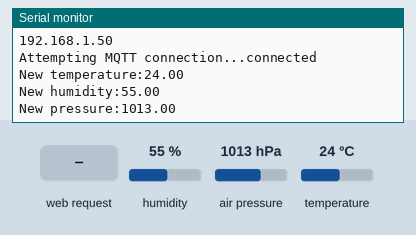
The sketch below on a simulated ESP8266 (NodeMCU). Shown: the last lines printed to the serial monitor. The inputs (shaded band) are chosen by the test bench; at power-on: humidity 55 %, air pressure 1013 hPa, temperature 24 °C. WiFi joins after 1.5 s; servers stay silent unless stated; storage starts empty; no MQTT or app messages arrive unless stated.

Above: at 2.7 s.
2.8 s: humidity set to 22 %
At 4.1 s:
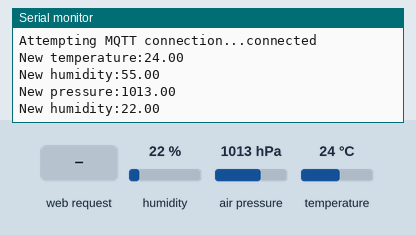
4.3 s: HTTP request GET /temperature received
At 5.5 s:
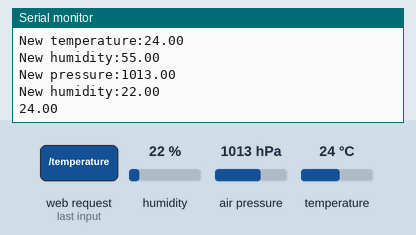
5.8 s: air pressure set to 952 hPa
At 7.0 s:
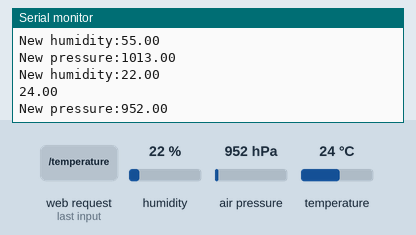
7.3 s: temperature set to 12 °C
At 8.5 s:
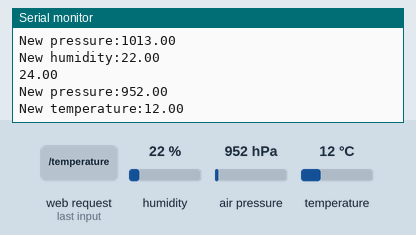
8.8 s: HTTP request GET /humidity received
At 10.2 s:
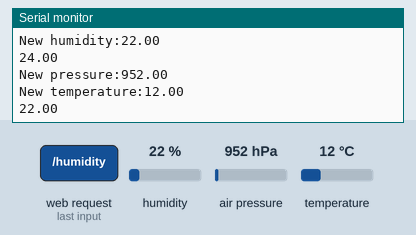
Timing chart, 0 to 11.3 s (numbered marks = the images above; inputs shaded):
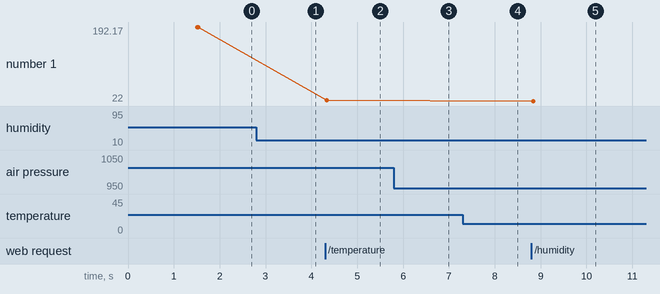

The sketch:

bme280.ino
```cpp
#include <Arduino.h>
#include <ESP8266WiFi.h>
#include <Hash.h>
#include <ESPAsyncTCP.h>
#include <ESPAsyncWebServer.h>
#include <FS.h>
#include <Wire.h>
#include <Adafruit_Sensor.h>
#include <Adafruit_BME280.h>
#include <PubSubClient.h>

#define humidity_topic "sensor/humidity"
#define temperature_topic "sensor/temperature"
#define pressure_topic "sensor/pressure"

 // I2C
//Adafruit_BME280 bme(BME_CS); // hardware SPI
//Adafruit_BME280 bme(BME_CS, BME_MOSI, BME_MISO, BME_SCK); // software SPI

// Replace with your network credentials
const char* ssid = "miediom";
const char* password = "09102000";

const char* mqttServer = "tailor.cloudmqtt.com";
const int   mqttPort = 16892;
const char* mqttUser = "eivykgcj";
const char* mqttPassword = "M6nqjaIlMcaF";

WiFiClient  espClient;
PubSubClient client(espClient);
Adafruit_BME280 bme;
// Create AsyncWebServer object on port 80
AsyncWebServer server(80);


String readBME280Temperature() {
  // Read temperature as Celsius (the default)
  float t = bme.readTemperature();
  // Convert temperature to Fahrenheit
  //t = 1.8 * t + 32;
  if (isnan(t)) {
    Serial.println("Failed to read from BME280 sensor!");
    return "";
  }
  else {
    Serial.println(t);
    return String(t);
  }
}

String readBME280Humidity() {
  float h = bme.readHumidity();
  if (isnan(h)) {
    Serial.println("Failed to read from BME280 sensor!");
    return "";
  }
  else {
    Serial.println(h);
    return String(h);
  }
}

String readBME280Pressure() {
  float p = bme.readPressure() / 100.0F;
  if (isnan(p)) {
    Serial.println("Failed to read from BME280 sensor!");
    return "";
  }
  else {
    Serial.println(p);
    return String(p);
  }
}

//void setup(){
//  // Serial port for debugging purposes
//  Serial.begin(115200);
//  WiFi.begin(ssid,password);
//  while(WiFi.status() != WL_CONNECTED){
//    delay(500);
//    Serial.println(".");
//  }
//  Serial.print("Connected to Wifi: ");
//  Serial.println(WiFi.SSID());
//
//  client.setServer(mqttServer,mqttPort);
//
//
//  while(!client.connected()){
//    Serial.println("Connecting to MQTT ..");
//    if(client.connect("ESP8266Client",mqttUser,mqttPassword)){
//      Serial.println("connected");
//
//    }
//    else{
//      Serial.print("fail connection");
//      Serial.println(client.state());
//      delay(500);
//    }
//  }
void setup() {
  Serial.begin(115200);
  setup_wifi();
  client.setServer(mqttServer, mqttPort);
  client.setCallback(callback);

  bool status;
  // default settings
  // (you can also pass in a Wire library object like &Wire2)
  status = bme.begin(0x76);
  if (!status) {
    Serial.println("Could not find a valid BME280 sensor, check wiring!");
    while (1);
  }
 if(!SPIFFS.begin()){
    Serial.println("An Error has occurred while mounting SPIFFS");
    return;
  }
  WiFi.begin(ssid, password);
  while (WiFi.status() != WL_CONNECTED) {
    delay(1000);
    Serial.println("Connecting to WiFi..");
  }

  // Print ESP32 Local IP Address
  Serial.println(WiFi.localIP());

  // Route for root / web page
  server.on("/", HTTP_GET, [](AsyncWebServerRequest *request){
    request->send(SPIFFS, "/index.html");
  });
  server.on("/temperature", HTTP_GET, [](AsyncWebServerRequest *request){
    request->send_P(200, "text/plain", readBME280Temperature().c_str());
  });
  server.on("/humidity", HTTP_GET, [](AsyncWebServerRequest *request){
    request->send_P(200, "text/plain", readBME280Humidity().c_str());
  });
  server.on("/pressure", HTTP_GET, [](AsyncWebServerRequest *request){
    request->send_P(200, "text/plain", readBME280Pressure().c_str());
  });

  // Start server
  server.begin();
}
void setup_wifi() {
  delay(10);
  // We start by connecting to a WiFi network
  Serial.println();
  Serial.print("Connecting to ");
  Serial.println(ssid);

  WiFi.begin(ssid,password);

  while (WiFi.status() != WL_CONNECTED) {
    delay(500);
    Serial.print(".");
  }

  Serial.println("");
  Serial.println("WiFi connected");
  Serial.println("IP address: ");
  Serial.println(WiFi.localIP());
}
void callback(char* topic, byte* payload, unsigned int length) {
  Serial.print("Message arrived [");
  Serial.print(topic);
  Serial.print("] ");
  for (int i = 0; i < length; i++) {
    Serial.print((char)payload[i]);
  }
  Serial.println();
}

void reconnect() {
  // Loop until we're reconnected
  while (!client.connected()) {
    Serial.print("Attempting MQTT connection...");
    // Attempt to connect
    // If you do not want to use a username and password, change next line to
    // if (client.connect("ESP8266Client")) {
    if (client.connect("ESP8266Client", mqttUser, mqttPassword)) {
      Serial.println("connected");
    } else {
      Serial.print("failed, rc=");
      Serial.print(client.state());
      Serial.println(" try again in 5 seconds");
      // Wait 5 seconds before retrying
      delay(5000);
    }
  }
}

bool checkBound(float newValue, float prevValue, float maxDiff) {
  return !isnan(newValue) &&
         (newValue < prevValue - maxDiff || newValue > prevValue + maxDiff);
}

long lastMsg = 0;
float temp = 0.0;
float hum = 0.0;
float pre = 0.0;
float diff = 1.0;

void loop() {
  if (!client.connected()) {
    reconnect();
  }
  client.loop();

  long now = millis();
  if (now - lastMsg > 1000) {
    lastMsg = now;

    float newTemp = bme.readTemperature();
    float newHum = bme.readHumidity();
    float newPress = bme.readPressure()/100.0F;

    if (checkBound(newTemp, temp, diff)) {
      temp = newTemp;
      Serial.print("New temperature:");
      Serial.println(String(temp).c_str());
      client.publish(temperature_topic,String(temp).c_str(), true);
    }

    if (checkBound(newHum, hum, diff)) {
      hum = newHum;
      Serial.print("New humidity:");
      Serial.println(String(hum).c_str());
      client.publish(humidity_topic, String(hum).c_str(), true);
    }

    if(checkBound(newPress, pre, diff)) {
      pre=newPress;
      Serial.print("New pressure:");
      Serial.println(String(pre).c_str());
      client.publish(pressure_topic, String(pre).c_str(), true);
    }
  }
}

//  bool status;
//  // default settings
//  // (you can also pass in a Wire library object like &Wire2)
//  status = bme.begin(0x76);
//  if (!status) {
//    Serial.println("Could not find a valid BME280 sensor, check wiring!");
//    while (1);
//  }
//
//  // Initialize SPIFFS
//  if(!SPIFFS.begin()){
//    Serial.println("An Error has occurred while mounting SPIFFS");
//    return;
//  }
//
//  // Connect to Wi-Fi
//  WiFi.begin(ssid, password);
//  while (WiFi.status() != WL_CONNECTED) {
//    delay(1000);
//    Serial.println("Connecting to WiFi..");
//  }
//
//  // Print ESP32 Local IP Address
//  Serial.println(WiFi.localIP());
//
//  // Route for root / web page
//  server.on("/", HTTP_GET, [](AsyncWebServerRequest *request){
//    request->send(SPIFFS, "/index.html");
//  });
//  server.on("/temperature", HTTP_GET, [](AsyncWebServerRequest *request){
//    request->send_P(200, "text/plain", readBME280Temperature().c_str());
//  });
//  server.on("/humidity", HTTP_GET, [](AsyncWebServerRequest *request){
//    request->send_P(200, "text/plain", readBME280Humidity().c_str());
//  });
//  server.on("/pressure", HTTP_GET, [](AsyncWebServerRequest *request){
//    request->send_P(200, "text/plain", readBME280Pressure().c_str());
//  });
//
//  // Start server
//  server.begin();
//}
//
//void loop(){
//
//}
```

Measured:
- after the input at 2.8 s, the serial monitor: prints a new line after 0.79 s (image 1)
- after the input at 4.3 s, the serial monitor: prints a new line at once (image 2)
- after the input at 5.8 s, the serial monitor: prints a new line after 0.79 s (image 3)
- after the input at 7.3 s, the serial monitor: prints a new line after 0.29 s (image 4)
- after the input at 8.8 s, the serial monitor: prints a new line at once (image 5)
- plotted number 1: 24 → 22 after the input at 8.8 s
